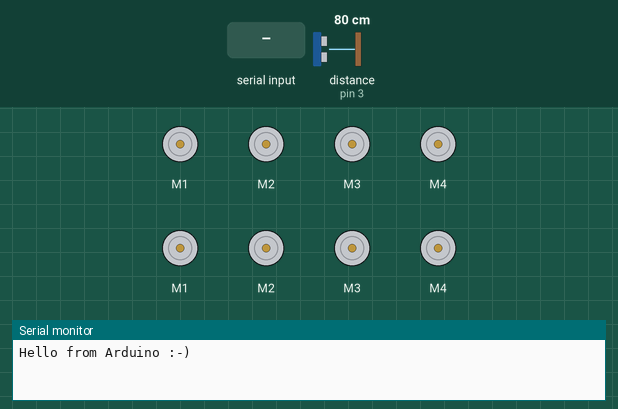
Recording of a sketch running on a simulated Arduino Uno, built with avr-gcc and run on an emulated ATmega328P. On the bench: 8 × DC motor (green arrow = forward, orange = backward, longer = faster), the last lines printed to the serial monitor. Wiring (inferred from the names in the program): ultrasonic range finder: trigger pin 2; echo pin 3. The test bench sets the inputs (shaded band); at power-on: distance to the obstacle (sensor on pin 3) 80 cm. The echo pulse lasts 58.3 µs per cm.

Above: at 1.2 s.
1.3 s: "1,90\n" received over Serial
At 1.8 s:
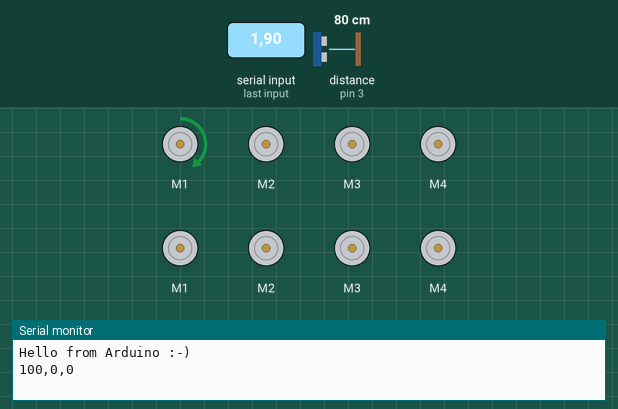
2.8 s: "1,90,45\n" received over Serial
At 4.0 s:
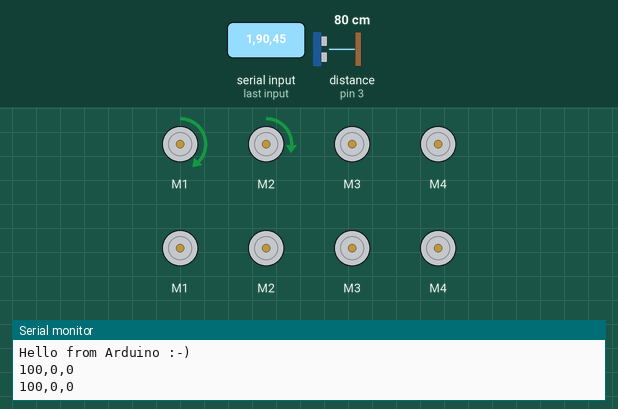
4.3 s: "1\n" received over Serial
At 5.2 s:
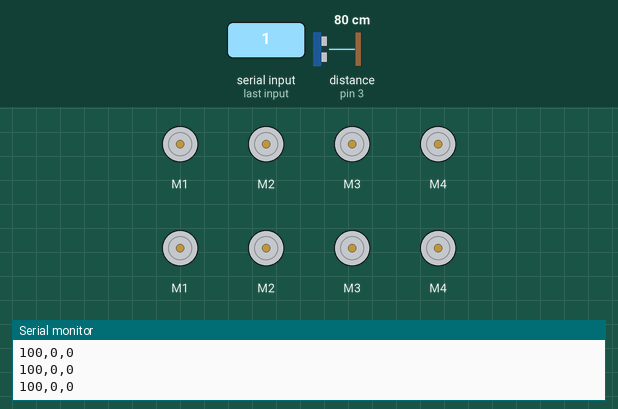
Timing chart, 0 to 7.3 s (numbered marks = the images above; inputs shaded):
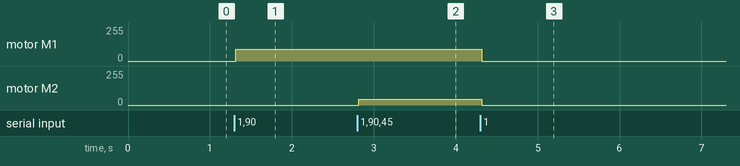

The sketch:

motorControl.ino
```cpp
/*
 * Motor control code for 5 motors on 2 stacked mtr shields
 * Listen on serial port for 6 comma separated integer values
 * First int value is a flag.
 * if flag == 0:  just send back sensor data
 * if flag == 1:  command 4 wheel motors with next 4 values
 * if flag == 2:  command lidar rotor motor with last value
 * regardless of flag value always send back sensor data
*/

#include <Wire.h>
#include <Adafruit_Sensor.h>
#include <Adafruit_HMC5883_U.h>
#include <Adafruit_MotorShield.h>
#define trigPin1 2
#define echoPin1 3
#define trigPin2 4
#define echoPin2 5
#define trigPin3 6
#define echoPin3 7

// Global variables needed by SR04 sensors
long duration, distance, RightSensor, FrontSensor, LeftSensor;

/* Create object anad Assign a unique ID to HMC5883L. */
Adafruit_HMC5883_Unified mag = Adafruit_HMC5883_Unified(12345);

// Global variables needed by lidar sensor
#define UL unsigned long
#define US unsigned short

// Initialize Adafruit motor shield (wheel motors)
Adafruit_MotorShield AFMS1 = Adafruit_MotorShield(0x61);
Adafruit_DCMotor *mtr1 = AFMS1.getMotor(1); // mtr1 is a pointer
Adafruit_DCMotor *mtr2 = AFMS1.getMotor(2);
Adafruit_DCMotor *mtr3 = AFMS1.getMotor(3);
Adafruit_DCMotor *mtr4 = AFMS1.getMotor(4);
// another shield with up to 4 more motors
Adafruit_MotorShield AFMS0 = Adafruit_MotorShield(0x60);
Adafruit_DCMotor *mtr5 = AFMS0.getMotor(1);
Adafruit_DCMotor *mtr6 = AFMS0.getMotor(2);
Adafruit_DCMotor *mtr7 = AFMS0.getMotor(3);
Adafruit_DCMotor *mtr8 = AFMS0.getMotor(4);

int mtr = 0;  // ?
int spd = 0;  // ?

void SonarSensor(int trigPin,int echoPin)
{
  digitalWrite(trigPin, LOW);
  delayMicroseconds(2);
  digitalWrite(trigPin, HIGH);
  delayMicroseconds(10);
  digitalWrite(trigPin, LOW);
  duration = pulseIn(echoPin, HIGH);
  distance = (duration/2) / 29.1; // cm
}

void CommandWheels(int spd1, int spd2, int spd3, int spd4)
{
  if (spd1 < 0) {
    mtr1->run(BACKWARD);
  }
  else {
    mtr1->run(FORWARD);
  }
  if (spd2 < 0) {
    mtr2->run(BACKWARD);
  }
  else {
    mtr2->run(FORWARD);
  }
  if (spd3 < 0) {
    mtr3->run(BACKWARD);
  }
  else {
    mtr3->run(FORWARD);
  }
  if (spd4 < 0) {
    mtr4->run(BACKWARD);
  }
  else {
    mtr4->run(FORWARD);
  }
  if (spd1 > 255) {
    spd1 = 255;
  }
  if (spd2 > 255) {
    spd2 = 255;
  }
  if (spd3 > 255) {
    spd3 = 255;
  }
  if (spd4 > 255) {
    spd4 = 255;
  }
  if (spd1 < -255) {
    spd1 = -255;
  }
  if (spd2 < -255) {
    spd2 = -255;
  }
  if (spd3 < -255) {
    spd3 = -255;
  }
  if (spd4 < -255) {
    spd4 = -255;
  }
  mtr1->setSpeed(abs(spd1));
  mtr2->setSpeed(abs(spd2));
  mtr3->setSpeed(abs(spd3));
  mtr4->setSpeed(abs(spd4));
}

void CommandRotor(int spd)
{
  if (spd < 0) {
    mtr7->run(BACKWARD);
  }
  else {
    mtr7->run(FORWARD);
  }
  if (spd > 255) {
    spd = 255;
  }
  if (spd < -255) {
    spd = -255;
  }
  mtr7->setSpeed(abs(spd));
}

// Split string into substrings, return substring by index
String getSubString(String data, char separator, int index) {
  int found = 0;
  int strIndex[] = { 0, -1 };
  int maxIndex = data.length() - 1;
  for (int i = 0; i <= maxIndex && found <= index; i++) {
    if (data.charAt(i) == separator || i == maxIndex) {
      found++;
      strIndex[0] = strIndex[1] + 1;
      strIndex[1] = (i == maxIndex) ? i+1 : i;
    }
  }
  return found > index ? data.substring(strIndex[0], strIndex[1]) : "";
}

void setup()
{
  Serial.begin(9600); // For communication w/ controlling computer
  Serial.setTimeout(10);
  while (!Serial) {
    ; // wait for serial port to connect.
  }
  Serial.println("Hello from Arduino :-)");
  Serial.flush();
  AFMS0.begin();
  AFMS1.begin();
  // use mtrx->setSpeed (not mtrx.setSpeed) because mtrx is a pointer
  mtr1->setSpeed(0); // wheel 1 motor
  mtr2->setSpeed(0); // wheel 2 motor
  mtr3->setSpeed(0); // wheel 3 motor
  mtr4->setSpeed(0); // wheel 4 motor
  mtr5->setSpeed(0);
  mtr6->setSpeed(0);
  mtr7->setSpeed(0); // lidar rotor
  mtr8->setSpeed(0);


  /* Initialize pins for ultrasonic sensors */
  pinMode(trigPin1, OUTPUT);
  pinMode(echoPin1, INPUT);
  pinMode(trigPin2, OUTPUT);
  pinMode(echoPin2, INPUT);
  pinMode(trigPin3, OUTPUT);
  pinMode(echoPin3, INPUT);
}

void loop() {
  // Get ultrasonic sensor data.
  SonarSensor(trigPin1, echoPin1);
  FrontSensor = distance;
  /*
  SonarSensor(trigPin2, echoPin2);
  LeftSensor = distance;
  SonarSensor(trigPin3, echoPin3);
  RightSensor = distance;
  */
  if (Serial.available() > 0) {
    // Read incoming string from RasPi
    String inString = Serial.readString();
    // send acknowledgement back to RasPi
    Serial.println("100,0,0");
    // Parse incoming data and command motors accordingly
    String str0 = getSubString(inString, ',', 0);
    String str1 = getSubString(inString, ',', 1);
    String str2 = getSubString(inString, ',', 2);
    String str3 = getSubString(inString, ',', 3);
    String str4 = getSubString(inString, ',', 4);
    String str5 = getSubString(inString, ',', 5);
    int flag = str0.toInt();
    int spd1 = str1.toInt();
    int spd2 = str2.toInt();
    int spd3 = str3.toInt();
    int spd4 = str4.toInt();
    int spd5 = str5.toInt();
    if (flag == 1)
    {
      CommandWheels(spd1, spd2, spd3, spd4);
    }
    if (flag == 2)
    {
      CommandRotor(spd5);
    }
  }
  //if (FrontSensor <= 10)
  //{
    //CommandWheels(0, 0, 0, 0);
  //}
}
```

Measured:
- after the input at 1.3 s, motor M1: stopped → forward 90/255 at once
- after the input at 2.8 s, motor M2: stopped → forward 45/255 at once
- after the input at 4.3 s, motor M1: forward 90/255 → stopped at once; motor M2: forward 45/255 → stopped at once
